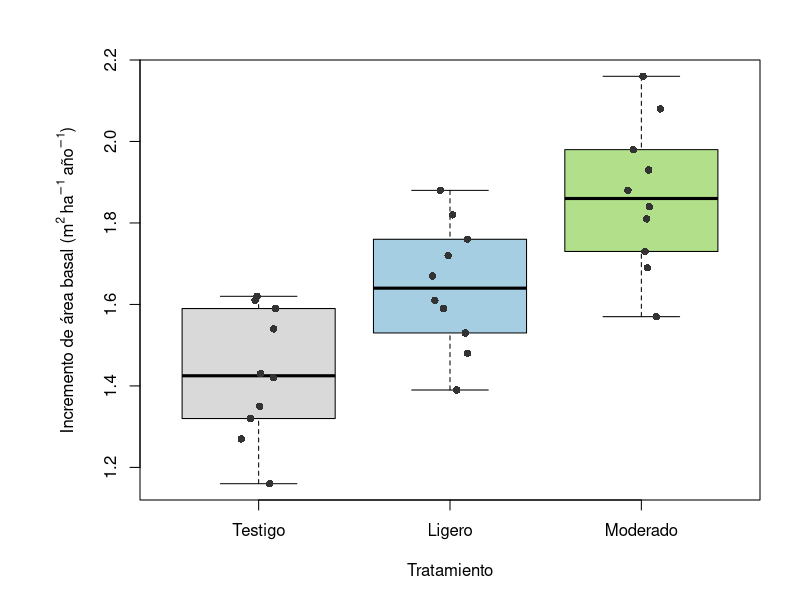
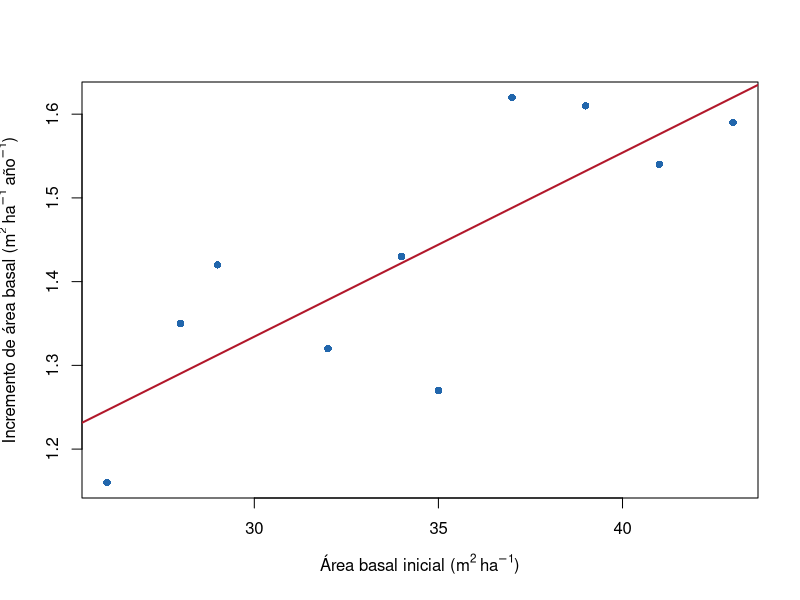
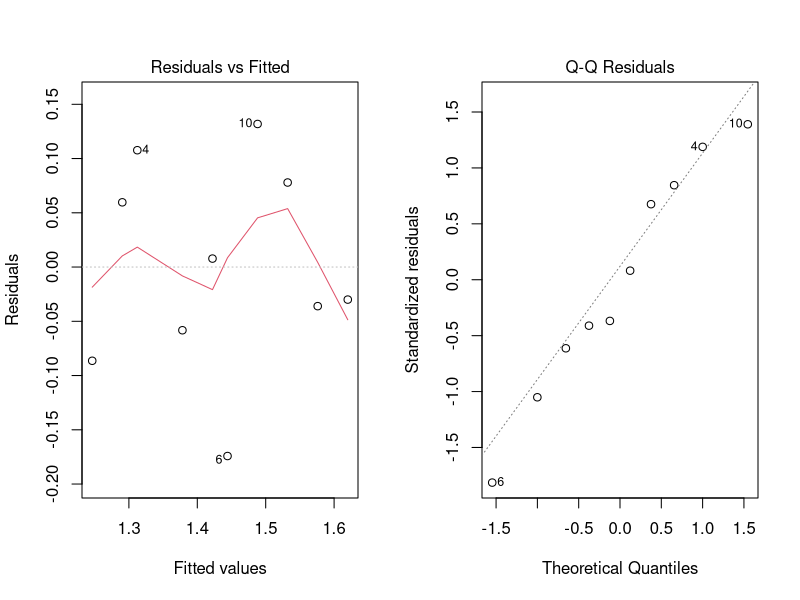
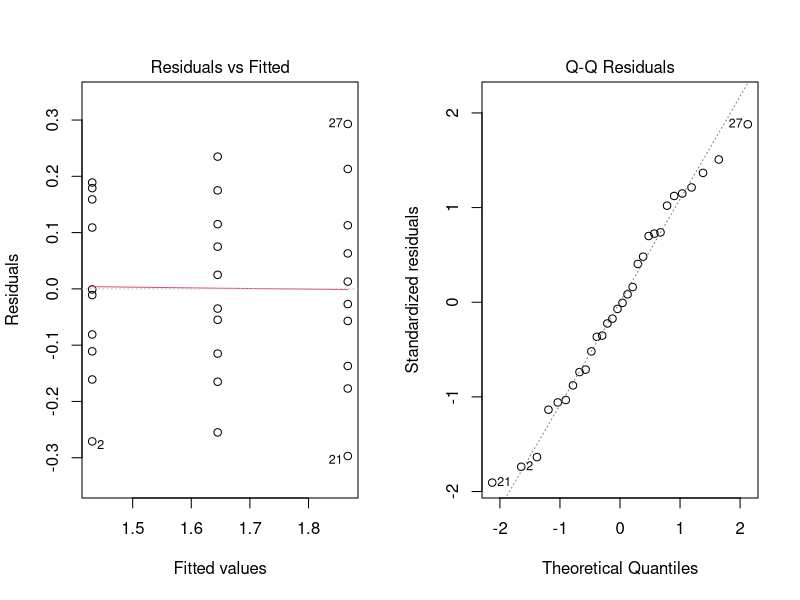

Reproduce these figures in R, in order.
## ---- chunk 1
# Jop Rubén Escobedo Cruz
# Matrícula 1597754
# 27/10/2026

# Examen estadística ----
# Planteamiento:
# 30 parcelas de pino asignadas al azar a tres tratamientos (testigo, aclareo
#     ligero y aclareo moderado; 10 por tratamiento). Variables: área basal
#     inicial (m2 ha-1) e incremento anual de área basal (m2 ha-1 año-1).
#     Unidad experimental: la parcela. Nivel de significancia: alfa = 0.05.

# Construcción de los datos

datos <- data.frame(
  Parcela = sprintf("P%02d", 1:30),
  Tratamiento = factor(
    rep(c("Testigo", "Ligero", "Moderado"), each = 10),
    levels = c("Testigo", "Ligero", "Moderado")
  ),
  Area_basal_inicial = c(
    32, 26, 39, 29, 43, 35, 28, 41, 34, 37,
    31, 42, 27, 38, 33, 45, 29, 40, 36, 44,
    30, 37, 46, 28, 41, 34, 43, 32, 39, 35
  ),
  Incremento = c(
    1.32, 1.16, 1.61, 1.42, 1.59,
    1.27, 1.35, 1.54, 1.43, 1.62,
    1.48, 1.72, 1.39, 1.82, 1.61,
    1.53, 1.88, 1.67, 1.59, 1.76,
    1.57, 1.93, 1.81, 2.08, 1.69,
    1.84, 2.16, 1.73, 1.98, 1.88
  )
)

str(datos) # Estructura y tipo de cada variable

table(datos$Tratamiento) # Número de parcelas por tratamiento

# 4.3 Actividad A. Estadística descriptiva ----
# Función tapply aplica cada estadístico por tratamiento
tabla <- data.frame(
  n = tapply(datos$Incremento, datos$Tratamiento, length),
  Media = tapply(datos$Incremento, datos$Tratamiento, mean),
  Mediana = tapply(datos$Incremento, datos$Tratamiento, median),
  DE = tapply(datos$Incremento, datos$Tratamiento, sd),
  Varianza = tapply(datos$Incremento, datos$Tratamiento, var),
  Minimo = tapply(datos$Incremento, datos$Tratamiento, min),
  Maximo = tapply(datos$Incremento, datos$Tratamiento, max)
)
tabla$CV_pct <- 100 * tabla$DE / tabla$Media # CV (%)
round(tabla, 3)

# Respuestas:
# Mayor media: Moderado (1.867 m2 ha-1 año-1).
# Mayor dispersión absoluta: Moderado (DE = 0.180).
# Mayor dispersión relativa: Testigo (CV = 11.01 %).
# La descripción solo resume las parcelas observadas; las diferencias entre
#     medias muestrales pueden deberse al azar del muestreo. Demostrar
#     diferencias entre medias poblacionales requiere una prueba de hipótesis.

# 4.4 Actividad B. Representación gráfica ----
# Figura 1. Cajas y puntos individuales por tratamiento
# Guardar la configuración gráfica
op <- par(no.readonly = TRUE)

# Márgenes: inferior, izquierdo, superior y derecho
par(mar = c(5, 7, 3, 2))

boxplot(
  Incremento ~ Tratamiento,
  data = datos,
  col = c("#D9D9D9", "#A6CEE3", "#B2DF8A"),
  xlab = "Tratamiento",
  ylab = expression(
    "Incremento de área basal (" *
      plain(m)^2 ~ plain(ha)^{-1} ~ "año"^{-1} * ")"
  ),
  outline = FALSE
)

set.seed(123)

stripchart(
  Incremento ~ Tratamiento,
  data = datos,
  vertical = TRUE,
  method = "jitter",
  jitter = 0.10,
  pch = 16,
  col = "#333333",
  add = TRUE
)

# Restaurar la configuración
par(op)

# Descripción de la Figura 1:
# Medianas: aumentan de testigo (1.425) a ligero (1.64) y moderado (1.86).
# Dispersión: mayor en el moderado (1.57 a 2.16).
# Superposición: los intervalos de valores se superponen entre los tres
#     tratamientos.
# Valores extremos: no se observan.

# Figura 2. Dispersión en el testigo con recta ajustada
testigo <- subset(datos, Tratamiento == "Testigo")

modelo_reg <- lm(Incremento ~ Area_basal_inicial, data = testigo)

plot(
  testigo$Area_basal_inicial, testigo$Incremento,
  pch = 16, col = "#2166AC",
  xlab = expression("Área basal inicial (" * plain(m)^2 ~ plain(ha)^{-1} * ")"),
  ylab = expression(
    "Incremento de área basal (" *
      plain(m)^2 ~ plain(ha)^{-1} ~ "año"^{-1} * ")"
  )
)
abline(modelo_reg, col = "#B2182B", lwd = 2)

# Descripción de la Figura 2:
# Dirección: positiva.
# Forma: aproximadamente lineal.
# Dispersión: los puntos se distribuyen a ambos lados de la recta, con
#     desviaciones de hasta 0.17 m2 ha-1 año-1.

# 4.5 Actividad C. Correlación de Pearson ----
# Se utiliza solamente el testigo.

# Hipótesis:
# H0: rho = 0 - No existe una correlación lineal estadísticamente significativa
#     entre el área basal inicial y el incremento en las parcelas testigo.
# H1: rho != 0 - Existe una correlación lineal estadísticamente significativa
#     entre el área basal inicial y el incremento en las parcelas testigo.

resultado_cor <- cor.test(
  testigo$Area_basal_inicial, testigo$Incremento,
  method = "pearson", alternative = "two.sided"
)
resultado_cor

# Respuestas:
# r = 0.795; IC 95 % = [0.332, 0.949]; p = 0.0060 (< 0.05: se rechaza H0).
# Dirección: positiva. Intensidad: fuerte.
# No demuestra causalidad: el área basal inicial no se asignó
#     experimentalmente y ambas variables podrían depender de otro factor
#     (por ejemplo, la calidad de sitio).

# 4.6 Actividad D. Regresión lineal simple ----
# Modelo: Incremento_i = B0 + B1 * AreaBasalInicial_i + E_i (testigo)
modelo_reg <- lm(Incremento ~ Area_basal_inicial, data = testigo)
summary(modelo_reg)

# Estimación del incremento medio para 36 m2 ha-1
predict(
  modelo_reg,
  newdata = data.frame(Area_basal_inicial = 36),
  interval = "confidence", level = 0.95
)

# Respuestas:
# Respuesta: Incremento. Predictor: Area_basal_inicial.
# Ecuación estimada: Incremento = 0.675 + 0.02198 * AreaBasalInicial
# Pendiente: por cada 1 m2 ha-1 adicional de área basal inicial, el
#     incremento medio aumenta 0.022 m2 ha-1 año-1.
# R2 = 0.6325: el modelo explica 63.2 % de la variabilidad del incremento.
# Incremento medio estimado para 36 m2 ha-1: 1.466 m2 ha-1 año-1.
# Intercepto: corresponde a un área basal inicial de cero, valor no
#     observado (intervalo de 26 a 43 m2 ha-1); no representa una condición
#     real.
# Extrapolación: la relación solo se verificó entre 26 y 43 m2 ha-1; fuera
#     de ese intervalo no hay datos que la respalden.

# 4.7 Actividad E. Comparación de dos muestras ----
# Hipótesis:
# H0: muT = muM - No existe una diferencia estadísticamente significativa en el
#     incremento medio entre el testigo y el aclareo moderado.
# H1: muT != muM - Existe una diferencia estadísticamente significativa en el
#     incremento medio entre el testigo y el aclareo moderado.

dos_grupos <- droplevels(
  subset(datos, Tratamiento %in% c("Testigo", "Moderado"))
)

resultado_t <- t.test(
  Incremento ~ Tratamiento, data = dos_grupos,
  alternative = "two.sided", var.equal = TRUE,
  conf.level = 0.95
)
resultado_t

# Respuestas:
# Medias: testigo = 1.431; moderado = 1.867 m2 ha-1 año-1.
# Orden de la resta: testigo - moderado.
# Diferencia = -0.436 m2 ha-1 año-1; IC 95 % = [-0.595, -0.277].
# t = -5.771; gl = 18; p = 1.807e-05 (< 0.05: se rechaza H0).

# 4.8 Actividad F. Comparación de tres muestras ----
# Hipótesis:
# H0: muT = muL = muM - No existe una diferencia estadísticamente significativa
#     en el incremento medio entre tratamientos.
# H1: No todas las medias poblacionales son iguales.

modelo_anova <- aov(Incremento ~ Tratamiento, data = datos)
summary(modelo_anova)

# Respuestas:
# F = 17.61; gl = 2 y 27; p = 1.27e-05 (< 0.05: se rechaza H0).
# Alcance: indica que al menos una media difiere; no identifica qué pares
#     difieren.

# 4.9 Actividad G. Evaluación de supuestos y entrega ----
# Diagnóstico de la regresión
par(mfrow = c(1, 2))
plot(modelo_reg, which = 1)
plot(modelo_reg, which = 2)
par(mfrow = c(1, 1))

# Diagnóstico del ANOVA
par(mfrow = c(1, 2))
plot(modelo_anova, which = 1)
plot(modelo_anova, which = 2)
par(mfrow = c(1, 1))

# Evaluación de supuestos:
# Independencia: se sustenta en el diseño (asignación aleatoria de parcelas).
# Pearson: pares independientes; relación aproximadamente lineal (Figura 2).
# Regresión: residuos sin patrón frente a ajustados (linealidad y varianza
#     constante); Q-Q sobre la recta (normalidad de los errores).
# Prueba t y ANOVA: los tres agrupamientos corresponden a las medias de los
#     grupos (no es violación); dispersión similar entre grupos (homogeneidad
#     de varianzas); Q-Q sobre la recta (normalidad de los errores).

# Conclusión forestal:
# En el conjunto simulado, el aclareo moderado presentó mayor incremento
#     medio que el testigo (1.867 frente a 1.431 m2 ha-1 año-1), y en el
#     testigo el incremento aumentó con el área basal inicial.
# Estos resultados provienen de datos simulados; una recomendación de manejo
#
